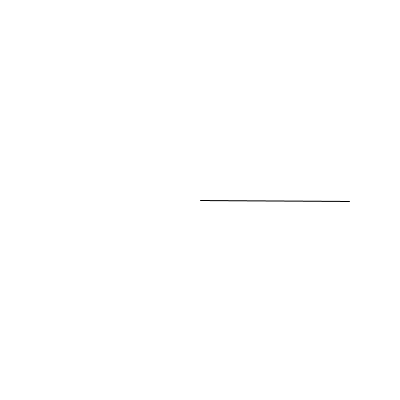
Frame 1 (no input)
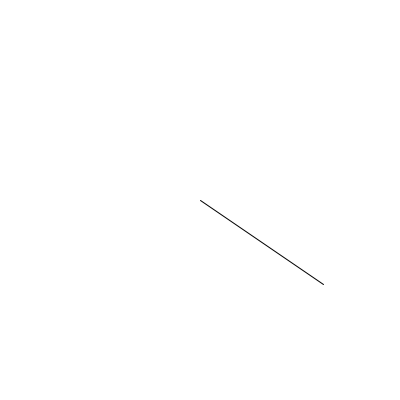
Frame 60 (the mouse pressed at the canvas centre just before this capture)
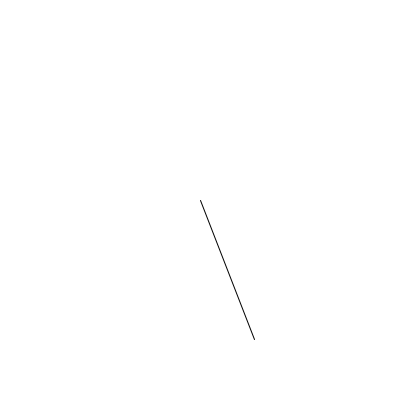
Frame 120 (the mouse held since frame 60 and released just before this capture)

The Processing sketch that drew these frames (run headless with seeded random() and noise(); from frame 60 on, the mouse is pressed at the canvas centre):

// Processing sketch: processing_68336
// ── processing_68336.pde

float rads;

void setup() {
  size(400,400);
  smooth();
}


void draw() {
  background(255);
  
  rads = rads + 0.01;
  
  line( 200 , 200, 200 + cos(rads) * 150, 200 + sin(rads) * 150);
  
}
